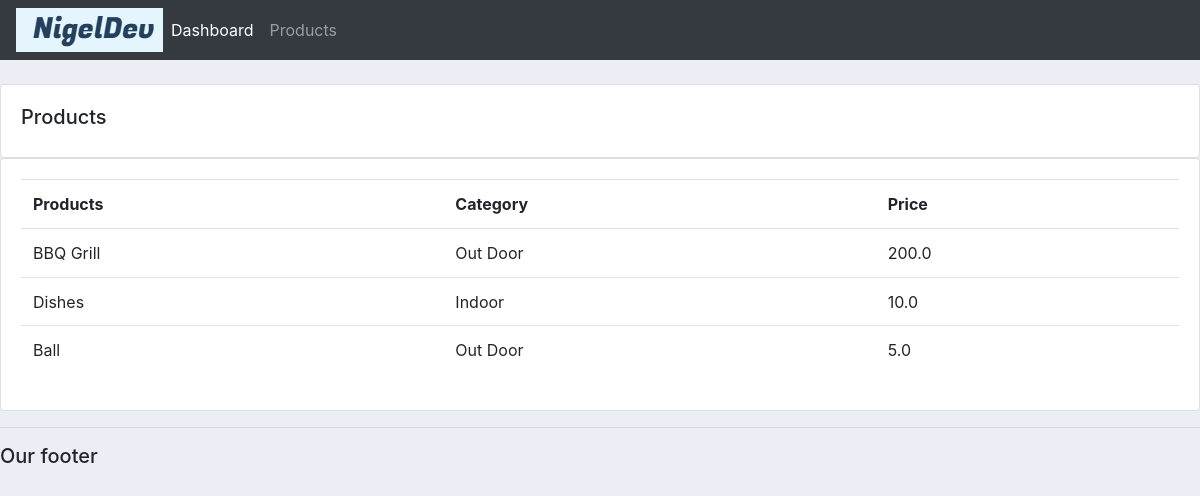
Screenshot of /products/ with the database file from the repository.
### accounts/models.py (models this page shows, shortened)
class Product(models.Model):
    CATEGORY = (
        ('Indoor', 'Indoor'),
        ('Out Door', 'Out Door'),
    )
    name = models.CharField(max_length=200,null=True)
    price = models.FloatField(null=True)
    category = models.CharField(max_length=200,null=True,choices=CATEGORY)
    description = models.CharField(max_length=200,null=True,blank=True)
    date_created = models.DateTimeField(auto_now_add=True)
    tags = models.ManyToManyField(Tag)

### accounts/views.py (the view)
# urls.py: path('products/', views.products,name="products"),
def products(request):
    products = Product.objects.all()
    return render(request,'accounts/products.html',{'products':products})

### accounts/templates/accounts/products.html
{% extends 'accounts/main.html' %}
{% block content %}
        <br>
        <div class="row">
            <div class="col-md">
                <div class="card card-body">
                    <h5>Products</h5>
                </div>
                <div class = "card card-body">
                    <table class="table">
                        <tr>
                            <th>Products</th>
                            <th>Category</th>
                            <th>Price</th>
                        </tr>
                        {% for i in products%}
                            <tr>
                                <td>{{i.name}}</td>
                                <td>{{i.category}}</td>
                                <td>{{i.price}}</td>
                            <tr>
                        {% endfor %}
                    </table>
                </div>
            </div>
        </div>
{% endblock content %}

### static/css/main.css (style rules this page uses)
body { background-color: #ebeff5; }

### rows the page displays
Product: name "BBQ Grill", category "Out Door", price "200.0"
Product: name "Dishes", category "Indoor", price "10.0"
Product: name "Ball", category "Out Door", price "5.0"
